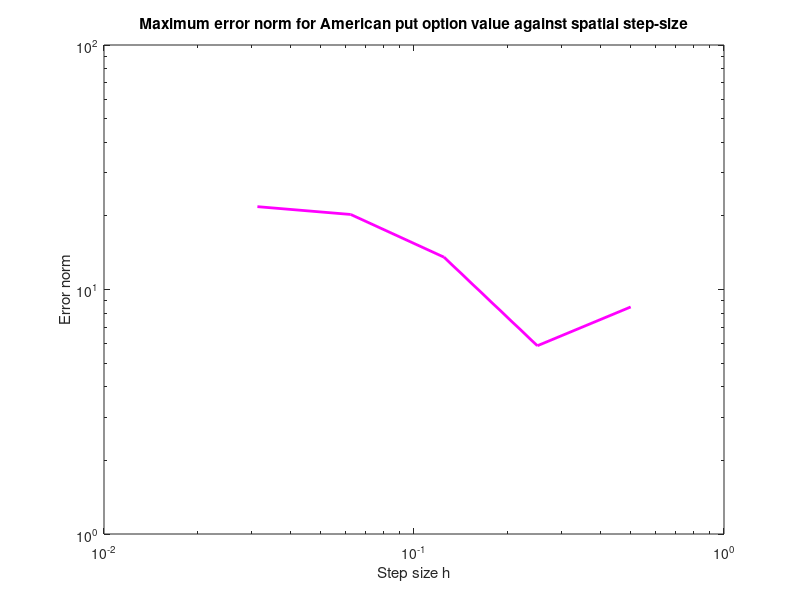

MATLAB code to generate this figure: (Note: this script raises an error after producing the figure.)
% Reads in data
format long;
value = csvread('BSIneqError.csv');

% Retrieves h and error values
h = value(1:end,1);
error = value(1:end,2);

% Create plot
figure(1);
loglog(h,error,'m','LineWidth',2);
xlabel('Step size h'); ylabel('Error norm');
title('Maximum error norm for American put option value against spatial step-size'); % Improve with t
ax = gca; ax.FontSize = 14; axis tight;


